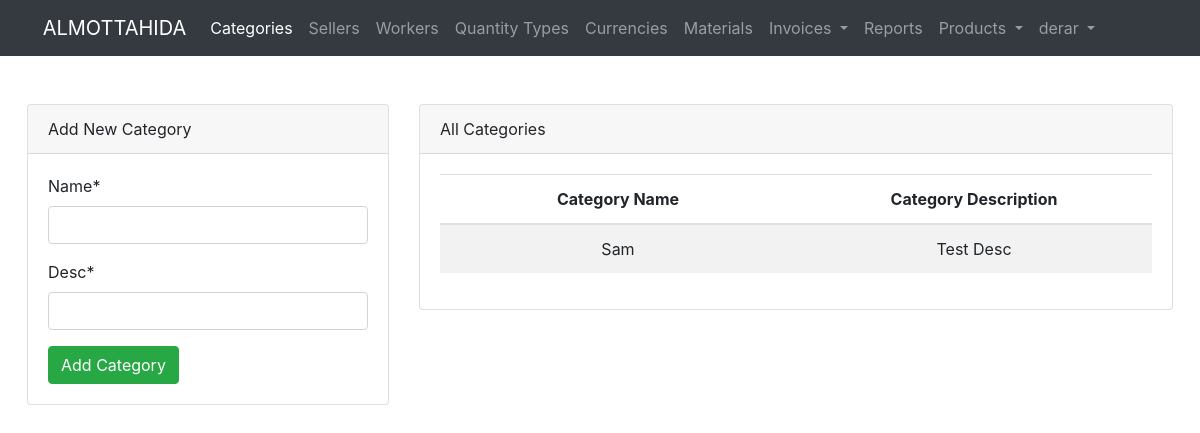
Page /category/ (signed in) on the earlier database version.
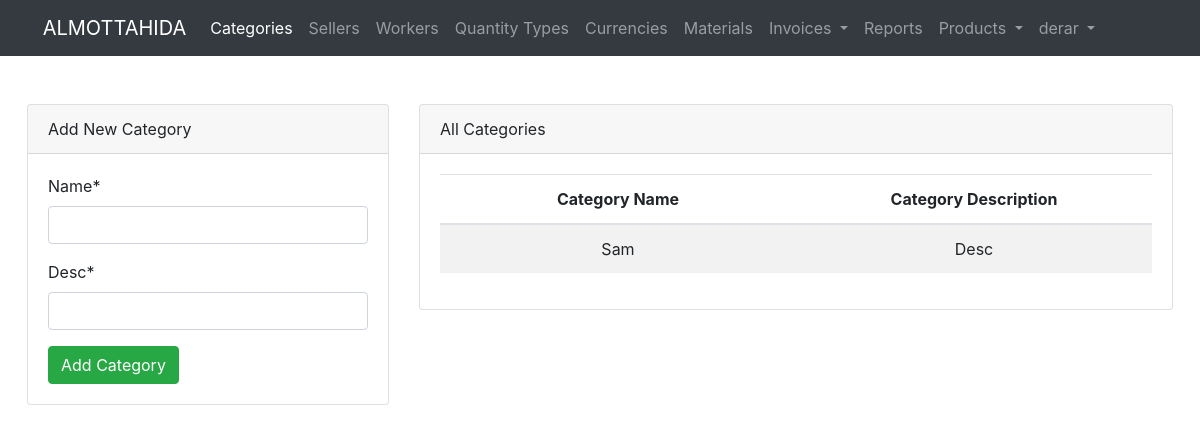
Same page on the later database version.
### product/models.py (models this page shows, shortened)
class Category(models.Model):
    name = models.CharField(max_length=30, unique=True)
    desc = models.CharField(max_length=300, null=True, blank=False,default=None)

### product/views.py (the view)
# urls.py: path("category/", views.all_categories, name='category.all'),
@login_required(login_url=LOGIN_URL)
def all_categories(request):
    if request.method == 'POST':
        method = request.POST.get("method").lower()
        if method == "post":
            form = CategoryForm(request.POST)
            if form.is_valid():
                form.save()
                messages.add_message(request, messages.SUCCESS, 'Category added successfully.')
                return redirect("category.all")
        elif method == "delete":
            category_id = request.POST.get("category_id")
            Category.objects.get(pk=category_id).delete()
            messages.add_message(request, messages.WARNING, 'Category deleted successfully.')
            return redirect("category.all")
        elif method == "put":
            category_id = request.POST.get("category_id")
            category_name = request.POST.get("name")
            category_desc = request.POST.get("desc")
            category_exists = Category.objects.filter(name=category_name).exclude(pk=category_id)
            if not category_exists:
                category = Category.objects.get(pk=category_id)
                category.name = category_name
                category.desc = category_desc
                category.save()
                messages.add_message(request, messages.SUCCESS, 'Category updated successfully.')
            else:
                messages.add_message(request, messages.WARNING, 'Category data exists')
            return redirect("category.all")
    else:
        form = CategoryForm()
    categories = Category.objects.all()
    page = request.GET.get('page', 1)
    paginator = Paginator(categories, 15)
    try:
        categories = paginator.page(page)
    except PageNotAnInteger:
        categories = paginator.page(1)
    except EmptyPage:
        categories = paginator.page(paginator.num_pages)
    return render(request, 'category/all.html', {'categories': categories, "form": form})

### product/forms.py
class CategoryForm(ModelForm):
    class Meta:
        model = Category
        fields = "__all__"

### templates/category/all.html (shortened to what this page needs)
{% extends "base.html" %}
{% load crispy_forms_tags %}
{% block content %}
    <div class="row">
        <div class="col-12 col-md-4 mb-4">
            <div class="card">
                <div class="card-header">
                    Add New Category
                </div>
                <div class="card-body">
                    <form method="post" action="{% url 'category.all' %}">
                        {{ form|crispy }}
                        <button type="submit" class="btn btn-success">Add Category</button>
                    </form>
                </div>
            </div>
        </div>
        <div class="col-12 col-md-8">
            <div class="card">
                <div class="card-header">
                    All Categories
                </div>
                <div class="card-body">
                    <table class="table table-responsive-md table-striped">
                        <thead>
                        <tr>
                            <th>Category Name</th>
                            <th>Category Description</th>
                        </tr>
                        </thead>
                        <tbody>
                        {% for category in categories %}
                            <tr>
                                <td>{{ category.name }}</td>
                                <td>{{ category.desc }}</td>
                            </tr>
                        {% endfor %}
                        </tbody>
                    </table>
                </div>
            </div>
        </div>
    </div>
{% endblock %}

Differences in the rows shown:
changed Category "Sam": desc "Test Desc" → "Desc"
